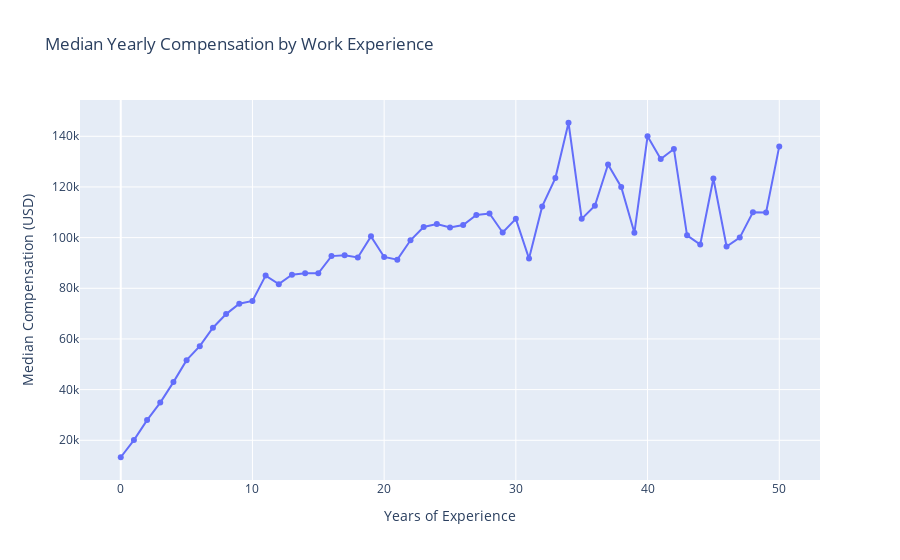

The notebook cell saved with this chart:
### Code cell
import pandas as pd
import plotly.express as px

# Step 1: Clean and prepare data
df_filtered = df[['WorkExp', 'ConvertedCompYearly']].dropna()

# Step 2: Replace textual values
df_filtered['WorkExp'] = df_filtered['WorkExp'].replace({
    'Less than 1 year': '0.5',
    'More than 50 years': '51'
})

# Step 3: Convert to numeric
df_filtered['WorkExp'] = pd.to_numeric(df_filtered['WorkExp'], errors='coerce')

# Step 4: Group by experience and calculate median compensation
median_comp_by_exp = (
    df_filtered.groupby('WorkExp')['ConvertedCompYearly']
    .median()
    .reset_index()
)

# Step 5: Create interactive line chart with hover
fig = px.line(
    median_comp_by_exp,
    x='WorkExp',
    y='ConvertedCompYearly',
    markers=True,
    title='Median Yearly Compensation by Work Experience',
    labels={'WorkExp': 'Years of Experience', 'ConvertedCompYearly': 'Median Compensation (USD)'},
    hover_data={'WorkExp': True, 'ConvertedCompYearly': ':.0f'}
)

fig.update_layout(xaxis_title='Years of Experience', yaxis_title='Median Compensation (USD)')
fig.show()

### Figure 1 — Plotly figure (JSON) as saved in the notebook; plotly's stock layout.template omitted (floating-point values rounded to 4 significant figures)
{"data": [{"hovertemplate": "Years of Experience=%{x}<br>Median Compensation (USD)=%{y:.0f}<extra></extra>", "legendgroup": "", "line": {"color": "#636efa", "dash": "solid"}, "marker": {"symbol": "circle"}, "mode": "lines+markers", "name": "", "orientation": "v", "showlegend": false, "type": "scatter", "x": [0.0, 1.0, 2.0, 3.0, 4.0, 5.0, 6.0, 7.0, 8.0, 9.0, 10.0, 11.0, 12.0, 13.0, 14.0, 15.0, 16.0, 17.0, 18.0, 19.0, 20.0, 21.0, 22.0, 23.0, 24.0, 25.0, 26.0, 27.0, 28.0, 29.0, 30.0, 31.0, 32.0, 33.0, 34.0, 35.0, 36.0, 37.0, 38.0, 39.0, 40.0, 41.0, 42.0, 43.0, 44.0, 45.0, 46.0, 47.0, 48.0, 49.0, 50.0], "xaxis": "x", "y": [13310.0, 20080.0, 27970.0, 34900.0, 42960.0, 51620.0, 57140.0, 64440.0, 69810.0, 73930.0, 75000.0, 85000.0, 81630.0, 85350.0, 85920.0, 85920.0, 92710.0, 93000.0, 92150.0, 100500.0, 92370.0, 91300.0, 98960.0, 104200.0, 105400.0, 104000.0, 105000.0, 108900.0, 109500.0, 102000.0, 107400.0, 91720.0, 112300.0, 123500.0, 145300.0, 107400.0, 112600.0, 128900.0, 120000.0, 101900.0, 140000.0, 131000.0, 135000.0, 100900.0, 97260.0, 123300.0, 96500.0, 100000.0, 110000.0, 110000.0, 136000.0], "yaxis": "y"}], "layout": {"legend": {"tracegroupgap": 0}, "title": {"text": "Median Yearly Compensation by Work Experience"}, "xaxis": {"anchor": "y", "domain": [0, 1], "title": {"text": "Years of Experience"}}, "yaxis": {"anchor": "x", "domain": [0, 1], "title": {"text": "Median Compensation (USD)"}}}}
